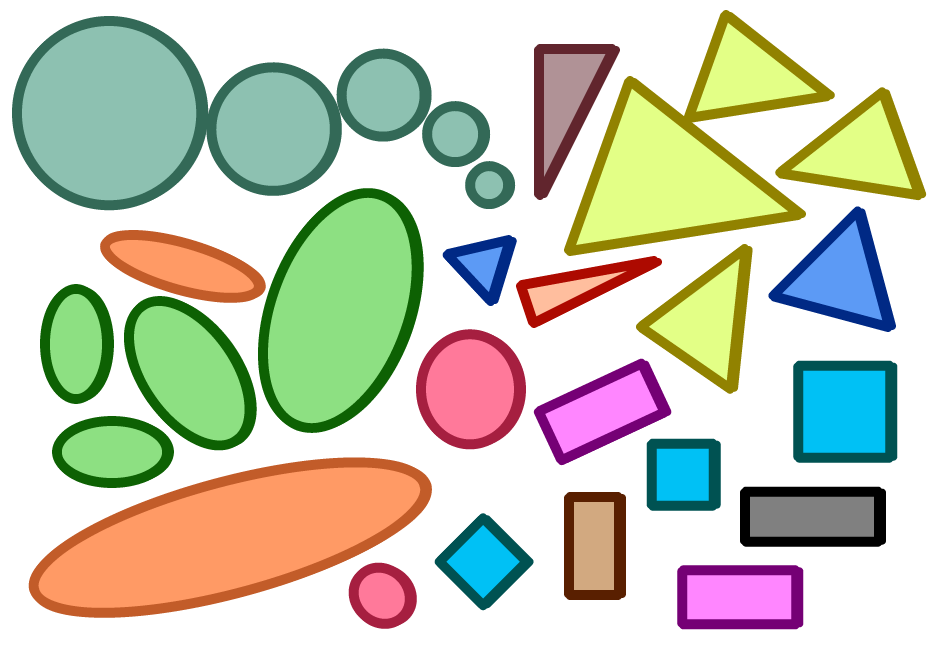
#> input picture ExampleCode/OpenCV/Images/Similar-geometric-shapes.png, 936 x 648 px
$ python 02_contours_with_threshold.py
#> lines starting #> are read from the running program, lines starting #| are printed output that depends on the picture; after the words box and inside, x2 and y2 are one past the last pixel; in counts of white or black regions, pixels touching at a corner belong together
#!/usr/bin/env python3

import cv2
import numpy

def main():
    image = cv2.imread("../Images/Similar-geometric-shapes.png")
#> image is the input picture: shape (648, 936, 3); mean B, G, R 186.1, 204.5, 201
    cv2.imshow("Similar geometric shapes", image)
    cv2.waitKey()

    # Create grayscle
    gray = cv2.cvtColor(image, cv2.COLOR_BGR2GRAY)
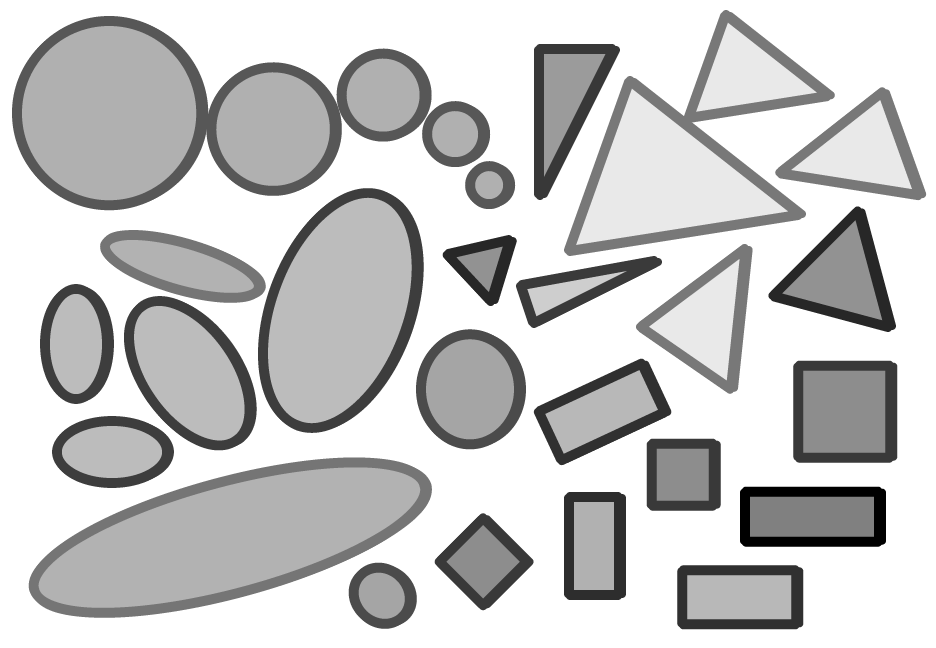
#> gray: shape (648, 936); min 0, max 255, mean 201.4
    cv2.imshow("Gray scale", gray)
    cv2.waitKey(0)

    threshold1 = 127
    threshold2 = 255
    retval, threshold = cv2.threshold(gray, threshold1, threshold2, cv2.THRESH_BINARY)
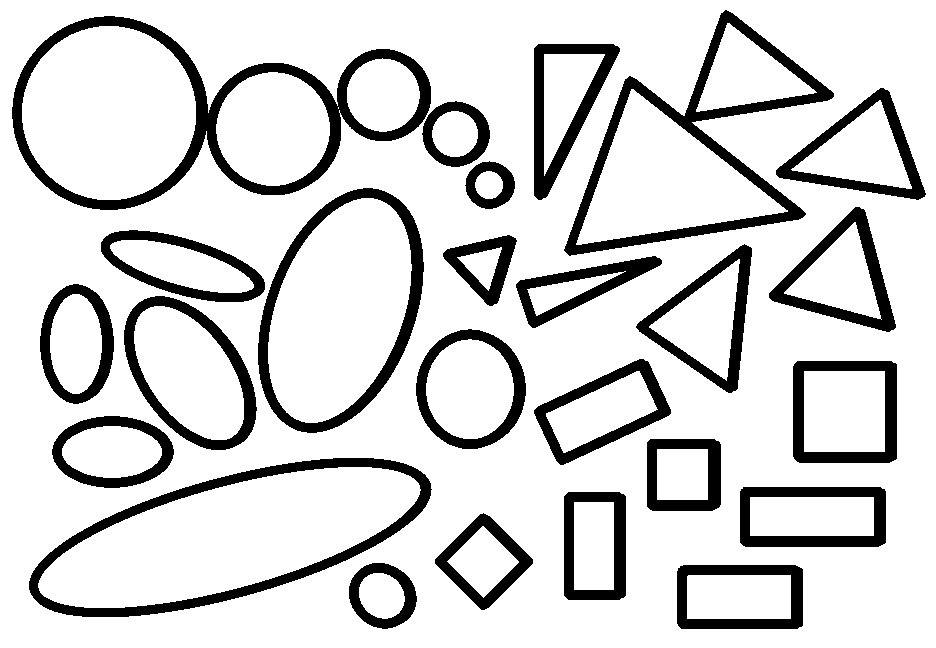
#> threshold: shape (648, 936); 83.4% white; 25 black regions
#> retval = 127
    cv2.imshow("Threshold (127,255)", threshold)
    cv2.waitKey()

    # cv2.RETR_LIST -> All contours
    # cv2.RETR_TREE -> All hierarchical contours
    # cv2.RETR_EXTERNAL -> Only external
    # Good to know: findContours used to also return an image! But not anymore!
    contours, hierarchies = cv2.findContours(threshold, cv2.RETR_TREE, cv2.CHAIN_APPROX_SIMPLE)
#> contours = 55 contours, 1 with area under 20; largest, box (x1, y1, x2, y2) and area: (0, 0, 936, 648) 604945, (11, 15, 432, 211) 51162, (28, 457, 433, 618) 40046, (38, 467, 421, 608) 31042, (563, 9, 835, 257) 30960
    print("Number of contours found: " + str(len(contours)))
#| Number of contours found: 55

    # Draw all contours
    # -1 signifies drawing all contours
    black_image = numpy.zeros( (image.shape[0], image.shape[1], 3), dtype="uint8")
    cv2.drawContours(black_image, contours, -1, (0,255,0), 3)
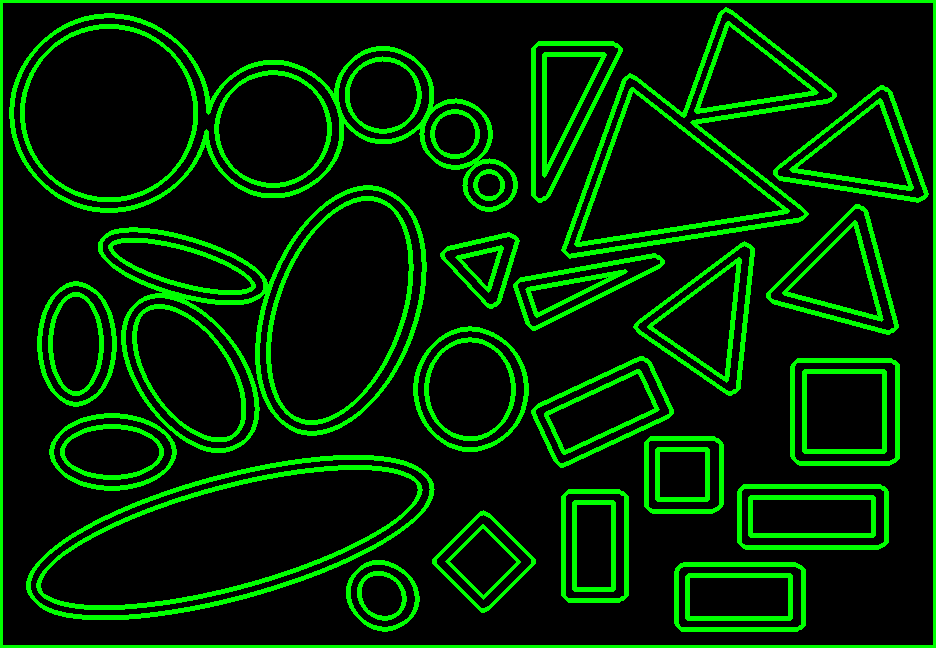
#> black_image: shape (648, 936, 3); mean of channels 0, 1, 2 0, 41.8, 0; drawn as B, G, R
    cv2.imshow("Contours", black_image)
    cv2.waitKey()

    # Blur
    kernel = (5,5)
    sigmax = 0
    blur = cv2.GaussianBlur(image, kernel, sigmax)
    cv2.imshow("Blur (5,5)", blur)
    cv2.waitKey()

    # Create grayscle
    gray = cv2.cvtColor(blur, cv2.COLOR_BGR2GRAY)
    cv2.imshow("Blur (5,5) Gray scale", gray)
    cv2.waitKey(0)

    threshold1 = 127
    threshold2 = 255
    canny = cv2.Canny(gray, threshold1, threshold2)
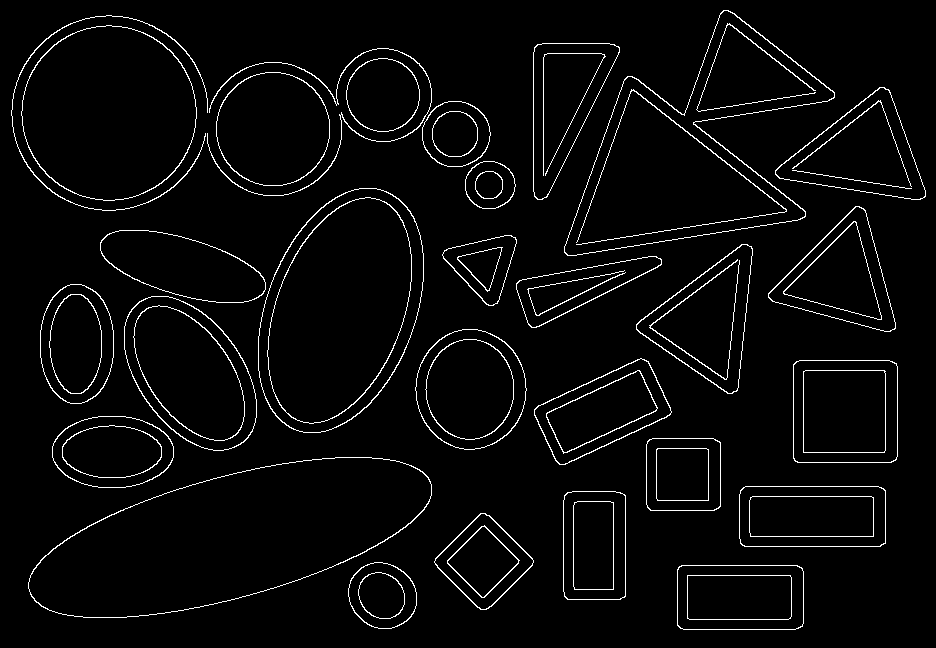
#> canny: shape (648, 936); 3.5% white in thin lines or dots
    cv2.imshow("Blur (5,5) Canny (100,200)", canny)
    cv2.waitKey()

    # cv2.RETR_LIST -> All contours
    # cv2.RETR_TREE -> All hierarchical contours
    # cv2.RETR_EXTERNAL -> Only external
    # Good to know: findContours used to also return an image! But not anymore!
    contours, hierarchies = cv2.findContours(canny, cv2.RETR_TREE, cv2.CHAIN_APPROX_SIMPLE)
#> contours = 97 contours, 2 with area under 20; largest, box (x1, y1, x2, y2) and area: (28, 457, 432, 618) 40044, (28, 457, 432, 618) 39895, (564, 10, 835, 256) 31044, (564, 10, 835, 256) 30817, (258, 188, 424, 433) 29918
    print("Blur (5,5) Number of contours found: " + str(len(contours)))
#| Blur (5,5) Number of contours found: 97

    # Draw all contours
    # -1 signifies drawing all contours
    black_image = numpy.zeros( (image.shape[0], image.shape[1], 3), dtype="uint8")
    cv2.drawContours(black_image, contours, -1, (0,255,0), 3)
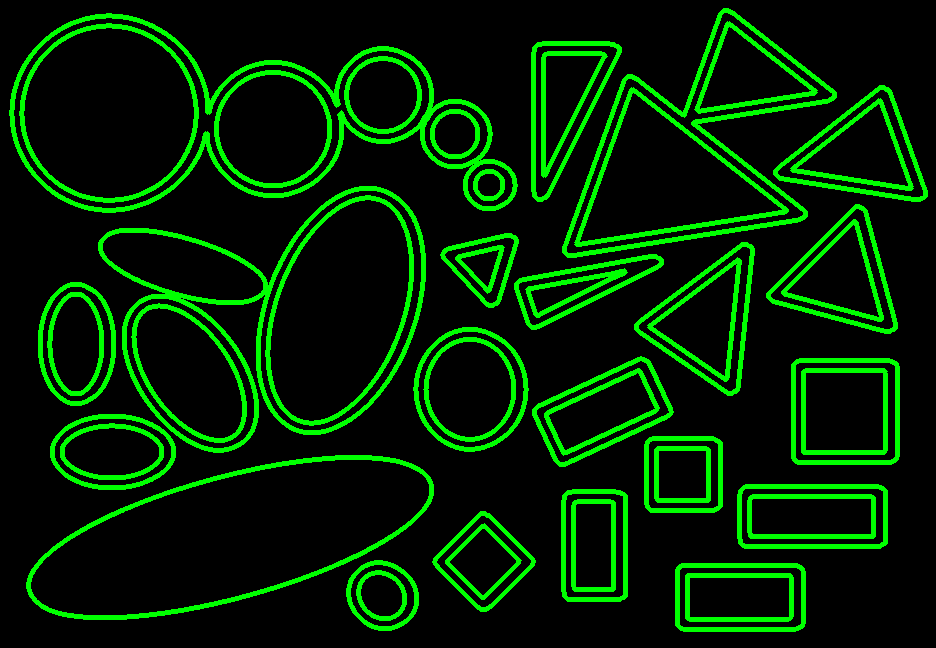
#> black_image: shape (648, 936, 3); mean of channels 0, 1, 2 0, 37.3, 0; drawn as B, G, R
    cv2.imshow("Blur (5,5) Contours", black_image)
    cv2.waitKey()


if __name__ == "__main__":
    main()

$ run again, with ExampleCode/OpenCV/Images/Simple_RGB_color_wheel.png copied over ExampleCode/OpenCV/Images/Similar-geometric-shapes.png
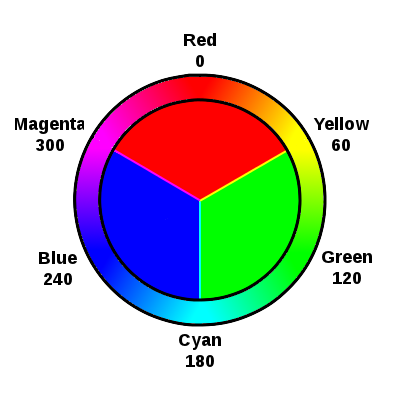
#> input picture ExampleCode/OpenCV/Images/Simple_RGB_color_wheel.png, 400 x 400 px
#> in main, image is the input picture: shape (400, 400, 3); mean B, G, R 199.2, 199.2, 199.4
#> in main, `retval, threshold = cv2.threshold(gray, threshold1, threshold2, cv2.TH..`:
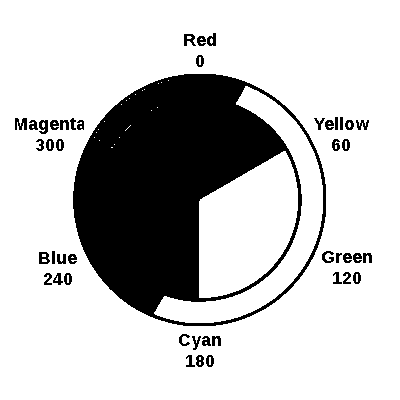
#> threshold: shape (400, 400); 78% white; 45 black regions
#> retval = 127
#> in main, `contours, hierarchies = cv2.findContours(threshold, cv2.RETR_TREE, cv2..`: contours = 94 contours, 46 with area under 20; largest, box (x1, y1, x2, y2) and area: (0, 0, 400, 400) 159201, (72, 73, 327, 327) 50759, (199, 151, 298, 298) 10076, (154, 86, 323, 323) 7281, (14, 117, 28, 131) 141
#| Number of contours found: 94
#> canny: shape (400, 400); 3.4% white in thin lines or dots, all inside (x1, y1, x2, y2) = (14, 32, 373, 368)
#> in main, `contours, hierarchies = cv2.findContours(canny, cv2.RETR_TREE, cv2.CHA..`: contours = 118 contours, 46 with area under 20; largest, box (x1, y1, x2, y2) and area: (72, 73, 327, 327) 50611, (72, 73, 327, 327) 50397, (114, 101, 299, 299) 20628, (198, 150, 299, 299) 10298, (114, 101, 285, 202) 10132
#| Blur (5,5) Number of contours found: 118
#> in main, `cv2.drawContours(black_image, contours, -1, (0,255,0), 3)`:
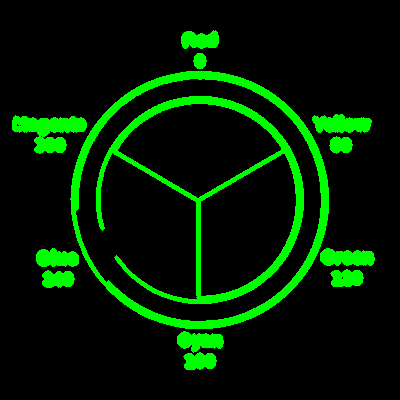
#> black_image: shape (400, 400, 3); mean of channels 0, 1, 2 0, 30, 0; drawn as B, G, R
